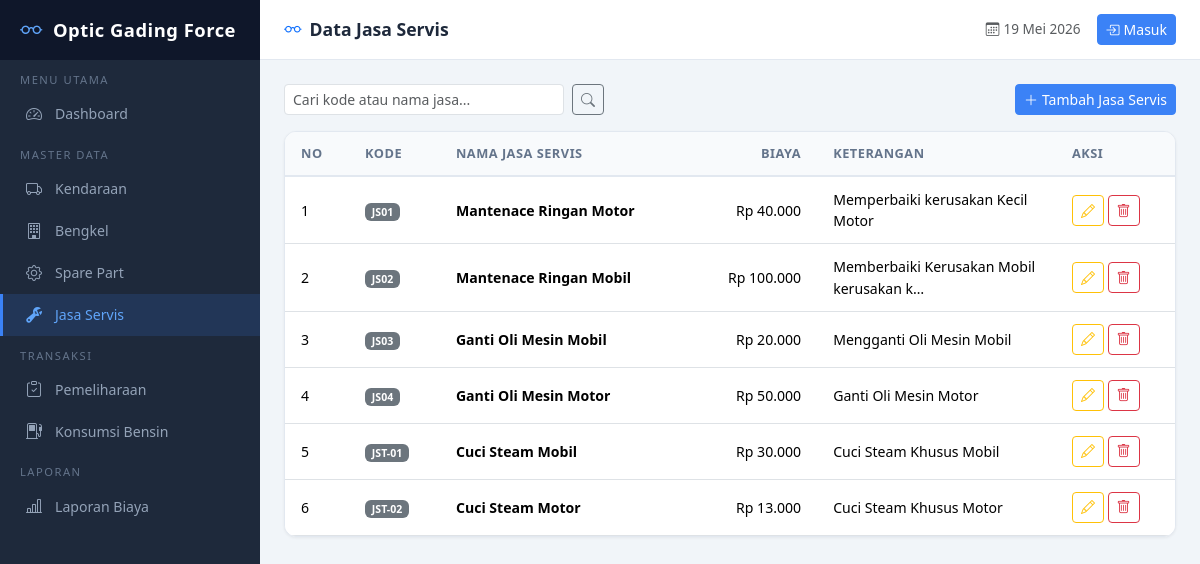
Screenshot of /jasa-servis/ with the database file from the repository.
### pemeliharaan/models.py (models this page shows, shortened)
class JasaServis(models.Model):
    kode = models.CharField('Kode', max_length=50, unique=True)
    nama_jasa = models.CharField('Nama Jasa', max_length=200)
    biaya = models.DecimalField('Biaya', max_digits=12, decimal_places=2)
    keterangan = models.TextField('Keterangan', blank=True, default='')
    tanggal_input = models.DateTimeField('Tanggal Input', auto_now_add=True)
    class Meta:
        ordering = ['kode']
        verbose_name = 'Jasa Servis'
        verbose_name_plural = 'Data Jasa Servis'

### pemeliharaan/views.py (the view)
# urls.py: path('jasa-servis/', views.jasaservis_list, name='jasaservis_list'),
def jasaservis_list(request):
    search = request.GET.get('q', '')
    queryset = JasaServis.objects.all()
    if search:
        queryset = queryset.filter(
            Q(kode__icontains=search) | Q(nama_jasa__icontains=search)
        )
    return render(request, 'pemeliharaan/jasaservis_list.html', {
        'object_list': queryset, 'search': search
    })

### pemeliharaan/templatetags/custom_filters.py (called while the page is built)
@register.filter(name='rupiah')
def rupiah(value):
    try:
        val = float(value)
        return f"Rp {val:,.0f}".replace(",", "X").replace(".", ",").replace("X", ".")
    except (ValueError, TypeError):
        return "Rp 0"

### pemeliharaan/templates/pemeliharaan/jasaservis_list.html (shortened to what this page needs)
{% extends 'pemeliharaan/base.html' %}
{% load custom_filters %}
{% block nav_jasaservis %}active{% endblock %}
{% block page_title %}Data Jasa Servis{% endblock %}
{% block content %}
<div class="d-flex justify-content-between align-items-center mb-3 flex-wrap gap-2">
    <form method="get" class="d-flex gap-2">
        <input type="text" name="q" class="form-control form-control-sm" placeholder="Cari kode atau nama jasa..." value="{{ search }}" style="width:280px;">
        <button type="submit" class="btn btn-sm btn-outline-secondary"><i class="bi bi-search"></i></button>
    </form>
    <a href="{% url 'pemeliharaan:jasaservis_create' %}" class="btn btn-sm btn-primary-custom">
        <i class="bi bi-plus-lg me-1"></i>Tambah Jasa Servis
    </a>
</div>
<div class="data-table">
    <div class="table-responsive">
        <table class="table">
            <thead>
                <tr>
                    <th>No</th>
                    <th>Kode</th>
                    <th>Nama Jasa Servis</th>
                    <th class="text-end">Biaya</th>
                    <th>Keterangan</th>
                    <th>Aksi</th>
                </tr>
            </thead>
            <tbody>
            {% for obj in object_list %}
            <tr>
                <td>{{ forloop.counter }}</td>
                <td><span class="badge bg-secondary">{{ obj.kode }}</span></td>
                <td class="fw-semibold">{{ obj.nama_jasa }}</td>
                <td class="text-end">{{ obj.biaya|rupiah }}</td>
                <td style="max-width:200px;">{{ obj.keterangan|truncatechars:40|default:"-" }}</td>
                <td>
                    <a href="{% url 'pemeliharaan:jasaservis_update' obj.pk %}" class="btn btn-sm btn-outline-warning" title="Edit"><i class="bi bi-pencil"></i></a>
                    <form method="post" action="{% url 'pemeliharaan:jasaservis_delete' obj.pk %}" style="display:inline;" onsubmit="return confirm('Hapus jasa servis {{ obj.nama_jasa }}?')">
                        <button type="submit" class="btn btn-sm btn-outline-danger" title="Hapus"><i class="bi bi-trash"></i></button>
                    </form>
                </td>
            </tr>
            {% endfor %}
            </tbody>
        </table>
    </div>
</div>
{% endblock %}

### pemeliharaan/templates/pemeliharaan/base.html (style rules this page uses)
:root { --sidebar-width: 260px; --sidebar-bg: #1e293b; --sidebar-hover: #334155; --sidebar-active: #3b82f6; --topbar-height: 60px; }
body { background: #f1f5f9; min-height: 100vh; }
.data-table { background: #fff; border-radius: 12px; box-shadow: 0 1px 3px rgba(0,0,0,0.06); border: 1px solid #e2e8f0; overflow: hidden; }
.data-table table { margin: 0; }
.data-table thead th { background: #f8fafc; border-bottom: 2px solid #e2e8f0; font-size: 0.8rem; text-transform: uppercase; letter-spacing: 0.5px; color: #64748b; font-weight: 600; padding: 12px 16px; }
.data-table tbody td { padding: 12px 16px; vertical-align: middle; font-size: 0.88rem; }
.btn-primary-custom { background: #3b82f6; border-color: #3b82f6; color: #fff; }

### rows the page displays
JasaServis: kode "JS01", nama_jasa "Mantenace Ringan Motor", biaya|rupiah "Rp 40.000", keterangan "Memperbaiki kerusakan Kecil Motor"
JasaServis: kode "JS02", nama_jasa "Mantenace Ringan Mobil", biaya|rupiah "Rp 100.000", keterangan "Memberbaiki Kerusakan Mobil kerusakan k…"
JasaServis: kode "JS03", nama_jasa "Ganti Oli Mesin Mobil", biaya|rupiah "Rp 20.000", keterangan "Mengganti Oli Mesin Mobil"
JasaServis: kode "JS04", nama_jasa "Ganti Oli Mesin Motor", biaya|rupiah "Rp 50.000", keterangan "Ganti Oli Mesin Motor"
JasaServis: kode "JST-01", nama_jasa "Cuci Steam Mobil", biaya|rupiah "Rp 30.000", keterangan "Cuci Steam Khusus Mobil"
JasaServis: kode "JST-02", nama_jasa "Cuci Steam Motor", biaya|rupiah "Rp 13.000", keterangan "Cuci Steam Khusus Motor"
